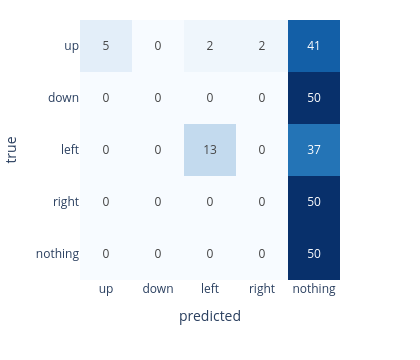

The notebook cell this image was saved under:
### Markdown cell above
Accuracy hides *which* mistakes. The confusion matrix on the held-out bursts ([12]):

### Code cell
pred_va = predict(cnn, X[va])
cm = pd.crosstab(pd.Series([CLASSES[k] for k in y[va]], name="true"),
                 pd.Series([CLASSES[k] for k in pred_va], name="predicted")).reindex(
                 index=list(CLASSES), columns=list(CLASSES), fill_value=0)
fig = go.Figure(go.Heatmap(z=cm.values, x=list(CLASSES), y=list(CLASSES), text=cm.values,
                           texttemplate="%{text}", colorscale="Blues", showscale=False))
fig.update_layout(height=360, width=420, xaxis_title="predicted", yaxis_title="true",
                  yaxis_autorange="reversed", margin=dict(t=20))
fig.show()

### Figure 1 — Plotly figure (JSON) as saved in the notebook; plotly's stock layout.template omitted (floating-point values rounded to 4 significant figures)
{"data": [{"colorscale": [[0.0, "rgb(247,251,255)"], [0.125, "rgb(222,235,247)"], [0.25, "rgb(198,219,239)"], [0.375, "rgb(158,202,225)"], [0.5, "rgb(107,174,214)"], [0.625, "rgb(66,146,198)"], [0.75, "rgb(33,113,181)"], [0.875, "rgb(8,81,156)"], [1.0, "rgb(8,48,107)"]], "showscale": false, "text": [[5, 0, 2, 2, 41], [0, 0, 0, 0, 50], [0, 0, 13, 0, 37], [0, 0, 0, 0, 50], [0, 0, 0, 0, 50]], "texttemplate": "%{text}", "type": "heatmap", "x": ["up", "down", "left", "right", "nothing"], "y": ["up", "down", "left", "right", "nothing"], "z": [[5, 0, 2, 2, 41], [0, 0, 0, 0, 50], [0, 0, 13, 0, 37], [0, 0, 0, 0, 50], [0, 0, 0, 0, 50]]}], "layout": {"height": 360, "margin": {"t": 20}, "width": 420, "xaxis": {"title": {"text": "predicted"}}, "yaxis": {"autorange": "reversed", "title": {"text": "true"}}}}
